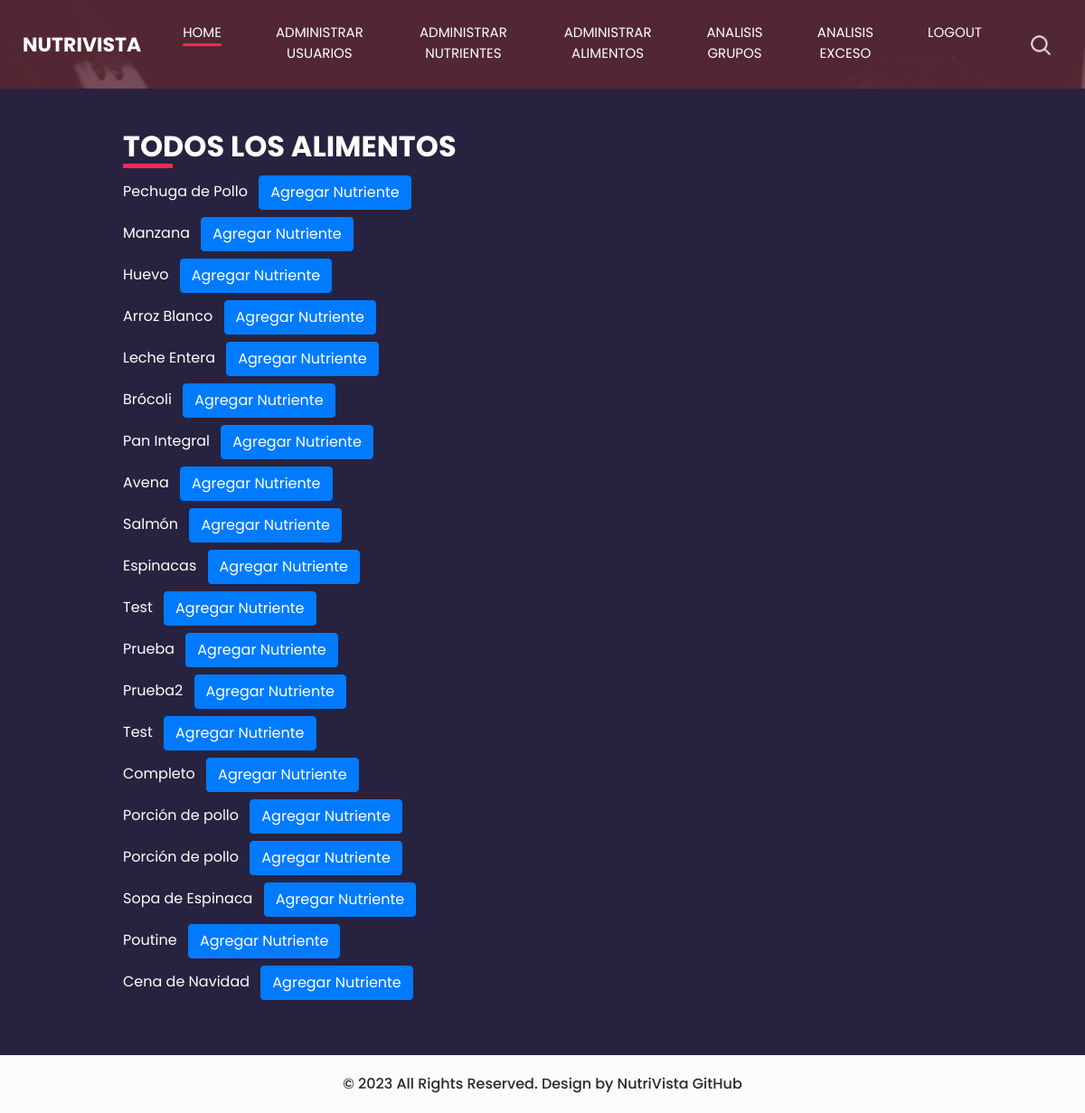
Before: /super/listar_todos_alimentos/ (signed in) with the older database file.
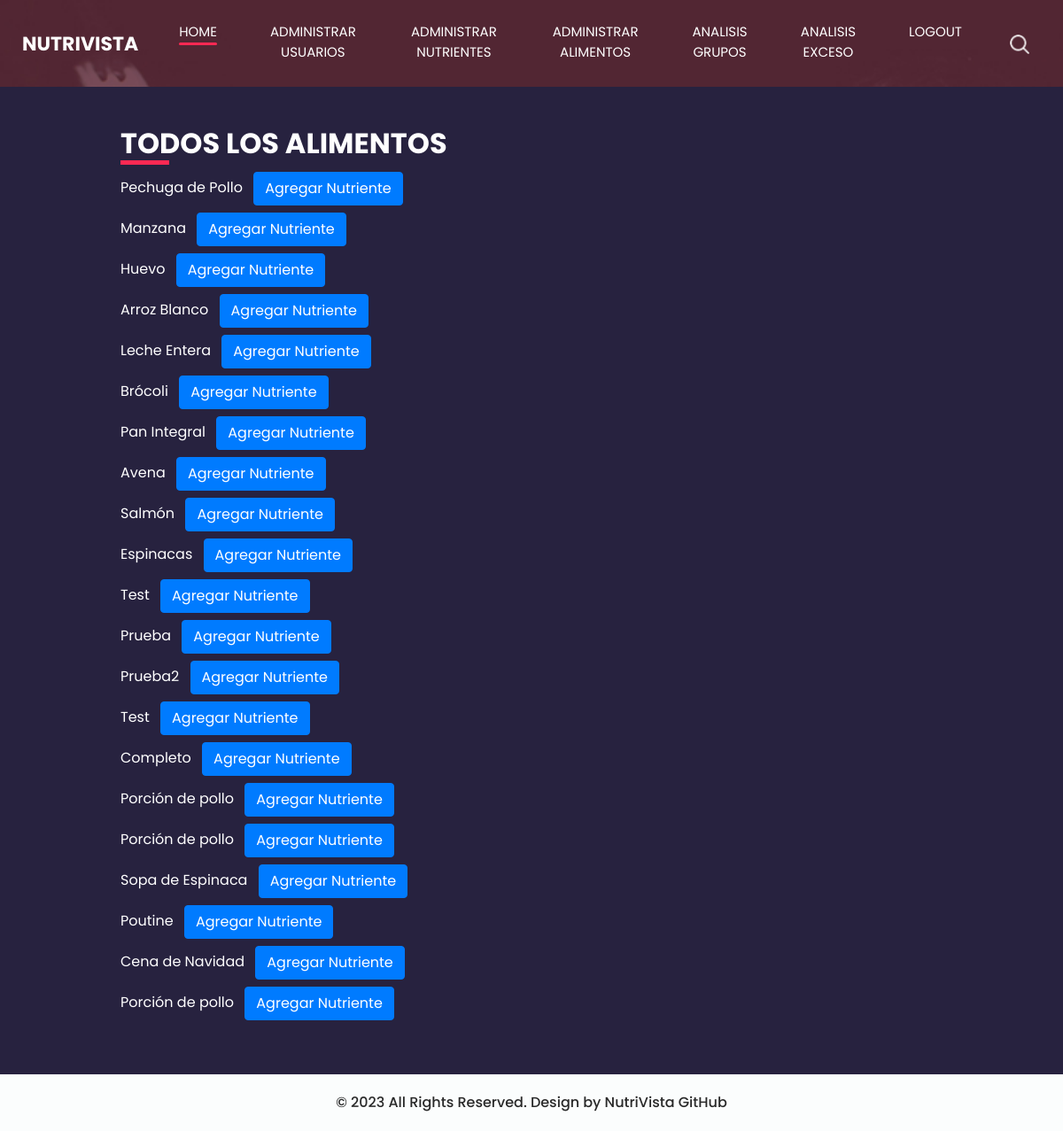
After: the same page with the newer database file.
### base/models.py (models this page shows, shortened)
class Alimento(models.Model):
    usuario = models.ForeignKey(User, on_delete=models.CASCADE)  # Added this line to associate each food item with a user.
    nombre = models.CharField(max_length=255)
    calorias = models.DecimalField(max_digits=6, decimal_places=2)
    proteinas = models.DecimalField(max_digits=6, decimal_places=2)
    carbohidratos = models.DecimalField(max_digits=6, decimal_places=2)
    grasas = models.DecimalField(max_digits=6, decimal_places=2)
    descripcion = models.TextField(null=True, blank=True)
    imagen = models.ImageField(upload_to='alimentos_imagenes/', null=True, blank=True)
    nutrientes = models.ManyToManyField(Nutriente, through='AlimentoNutriente')  # Relación ManyToMany agregada

### base/views.py (the view)
# urls.py: path('super/listar_todos_alimentos/', listar_todos_alimentos, name='listar_todos_alimentos'),
@login_required
@user_passes_test(lambda u: u.is_superuser)
def listar_todos_alimentos(request):
    alimentos = Alimento.objects.all()
    return render(request, 'base/listar_todos_alimentos.html', {'alimentos': alimentos})

### base/templates/base/listar_todos_alimentos.html (shortened to what this page needs)
{% load static %}
<html>
<head>
    <link rel="stylesheet" type="text/css" href="https://cdnjs.cloudflare.com/ajax/libs/OwlCarousel2/2.3.4/assets/owl.carousel.min.css" />
    <link rel="stylesheet" type="text/css" href="{% static 'css/bootstrap.css' %}" />
    <link href="{% static 'css/style.css' %}" rel="stylesheet" />
    <link href="{% static 'css/responsive.css' %}" rel="stylesheet" />
</head>
<body class="sub_page">
    <div class="hero_area">
        <header class="header_section">
            <div class="container-fluid">
                <nav class="navbar navbar-expand-lg custom_nav-container ">
                    <a class="navbar-brand" href="{% url 'main_page' %}">
                        <span>
                            NutriVista
                        </span>
                    </a>
                    <div class="collapse navbar-collapse" id="navbarSupportedContent">
                        <div class="d-flex ml-auto flex-column flex-lg-row align-items-center">
                          <ul class="navbar-nav  ">
                            <li class="nav-item active">
                              <a class="nav-link" href="{% url 'main_page' %}">Home <span class="sr-only">(current)</span></a>
                            </li>
                            {% if user.is_superuser %}
                            <li class="nav-item ">
                              <a class="nav-link" href="{% url 'lista_usuarios_inactivos' %}"> Administrar Usuarios</a>
                            </li>
                            <li class="nav-item ">
                              <a class="nav-link" href="{% url 'listar_nutrientes' %}"> Administrar Nutrientes</a>
                            </li>
                            <li class="nav-item ">
                              <a class="nav-link" href="{% url 'listar_todos_alimentos' %}"> Administrar Alimentos</a>
                            </li>
                              <li class="nav-item ">
                                  <a class="nav-link" href="{% url 'analisis-consumo' %}"> Analisis Grupos</a>
                            </li>
                              <li class="nav-item ">
                                  <a class="nav-link" href="{% url 'reporte_excesos' %}"> Analisis Exceso</a>
                            </li>
                            {% endif %}
                            <li class="nav-item">
                              <a class="nav-link" href="{% url 'logout' %}"> Logout</a>
                            </li>
                          </ul>
                            <div class="user_option">
                                <form class="form-inline my-2 my-lg-0 ml-0 ml-lg-4 mb-3 mb-lg-0">
                                    <button class="btn  my-2 my-sm-0 nav_search-btn" type="submit"></button>
                                </form>
                            </div>
                        </div>
                    </div>
                </nav>
            </div>
        </header>
    </div>
    <section class="contact_section center">
        <div class="container-fluid">
            <div class="row">
                <div class="col-lg-6 col-md-6">
                    <div class="form_container pr-0 pr-lg-5 mr-0 mr-lg-2 mx-auto">
                        <div class="heading_container">
                            <h2>
                                Todos los alimentos
                            </h2>
                        </div>
                        <ul class="list-unstyled">
                            {% for alimento in alimentos %}
                                <li class="mb-2">
                                    {{ alimento.nombre }}
                                    <a href="{% url 'agregar_nutriente_a_alimento' alimento.id %}" class="btn btn-primary ml-2">Agregar Nutriente</a>
                                </li>
                            {% empty %}
                                <li>No hay alimentos registrados.</li>
                            {% endfor %}
                        </ul>
                    </div>
                </div>
            </div>
        </div>
    </section>
    <footer class="container-fluid footer_section">
        <p>
            &copy; 2023 All Rights Reserved. Design by NutriVista
            <a href="https://github.com/davidguillen2002/proyectoweb.git">GitHub</a>
        </p>
    </footer>
</body>
</html>

### base/static/css/style.css (style rules this page uses)
body { font-family: 'Poppins', sans-serif; color: #000000; background-color: #ffffff; }
.heading_container { display: -webkit-box; display: -ms-flexbox; display: flex; -webkit-box-pack: center; -ms-flex-pack: center; justify-content: center; text-align: center; }
.heading_container h2 { font-weight: bold; position: relative; padding-bottom: 5px; text-transform: uppercase; }
.heading_container h2::before { content: ""; position: absolute; bottom: 0; left: 50%; width: 55px; height: 5px; background-color: #ff2953; -webkit-transform: translateX(-50%); transform: translateX(-50%); }
.hero_area { height: 100vh; display: -webkit-box; display: -ms-flexbox; display: flex; -webkit-box-orient: vertical; -webkit-box-direction: normal; -ms-flex-direction: column; flex-direction: column; background-image: url(../images/hero-bg.jpg); background-size: cover; background-attachment: fixed; }
.sub_page .hero_area { height: auto; }
.header_section .container-fluid { padding-right: 25px; padding-left: 25px; }
.custom_nav-container.navbar-expand-lg .navbar-nav .nav-item .nav-link { margin: 10px 30px; padding: 0; padding-bottom: 3px; color: #ffffff; text-align: center; position: relative; text-transform: uppercase; font-size: 15px; }
.custom_nav-container.navbar-expand-lg .navbar-nav .nav-item .nav-link::after { display: none; content: ""; position: absolute; left: 0; bottom: 0; width: 100%; height: 3px; border-radius: 5px; background-color: #ffffff; }
.custom_nav-container.navbar-expand-lg .navbar-nav .nav-item.active a::after, .custom_nav-container.navbar-expand-lg .navbar-nav .nav-item:hover a::after { display: block; background-color: #ff2953; }
a, a:hover, a:focus { text-decoration: none; }
.btn, .btn:focus { outline: none !important; -webkit-box-shadow: none; box-shadow: none; }
.user_option { display: -webkit-box; display: -ms-flexbox; display: flex; -webkit-box-align: center; -ms-flex-align: center; align-items: center; }
.custom_nav-container .nav_search-btn { background-image: url(../images/search-icon.png); background-size: 22px; background-repeat: no-repeat; background-position-y: 7px; width: 35px; height: 35px; padding: 0; border: none; }
.navbar-brand { display: -webkit-box; display: -ms-flexbox; display: flex; -webkit-box-align: center; -ms-flex-align: center; align-items: center; position: relative; }
.navbar-brand span { font-size: 22px; text-transform: uppercase; font-weight: bold; color: #ffffff; position: relative; z-index: 3; }
.custom_nav-container { z-index: 99999; padding: 15px 0; }
.contact_section { position: relative; background-color: #27223f; color: #ffffff; }
.contact_section .heading_container { -webkit-box-pack: start; -ms-flex-pack: start; justify-content: start; }
.contact_section .heading_container h2::before { text-align: left; left: 0; -webkit-transform: none; transform: none; }
.contact_section .row { -webkit-box-align: center; -ms-flex-align: center; align-items: center; }
.contact_section .form_container { padding: 45px 0 45px 15px; }
.footer_section { background-color: #fbfdfd; padding: 20px; font-weight: 500; }
.footer_section p { color: #292929; margin: 0; text-align: center; }
.footer_section a { color: #292929; }

### base/templates/base/listar_todos_alimentos.html (style rules this page uses)
.contact_section { display: flex; justify-content: center; align-items: center; min-height: 100vh; }
.form_container { width: 80%; margin: 0 auto; }

Changed rows visible on the page:
added Alimento: nombre "Porción de pollo"
